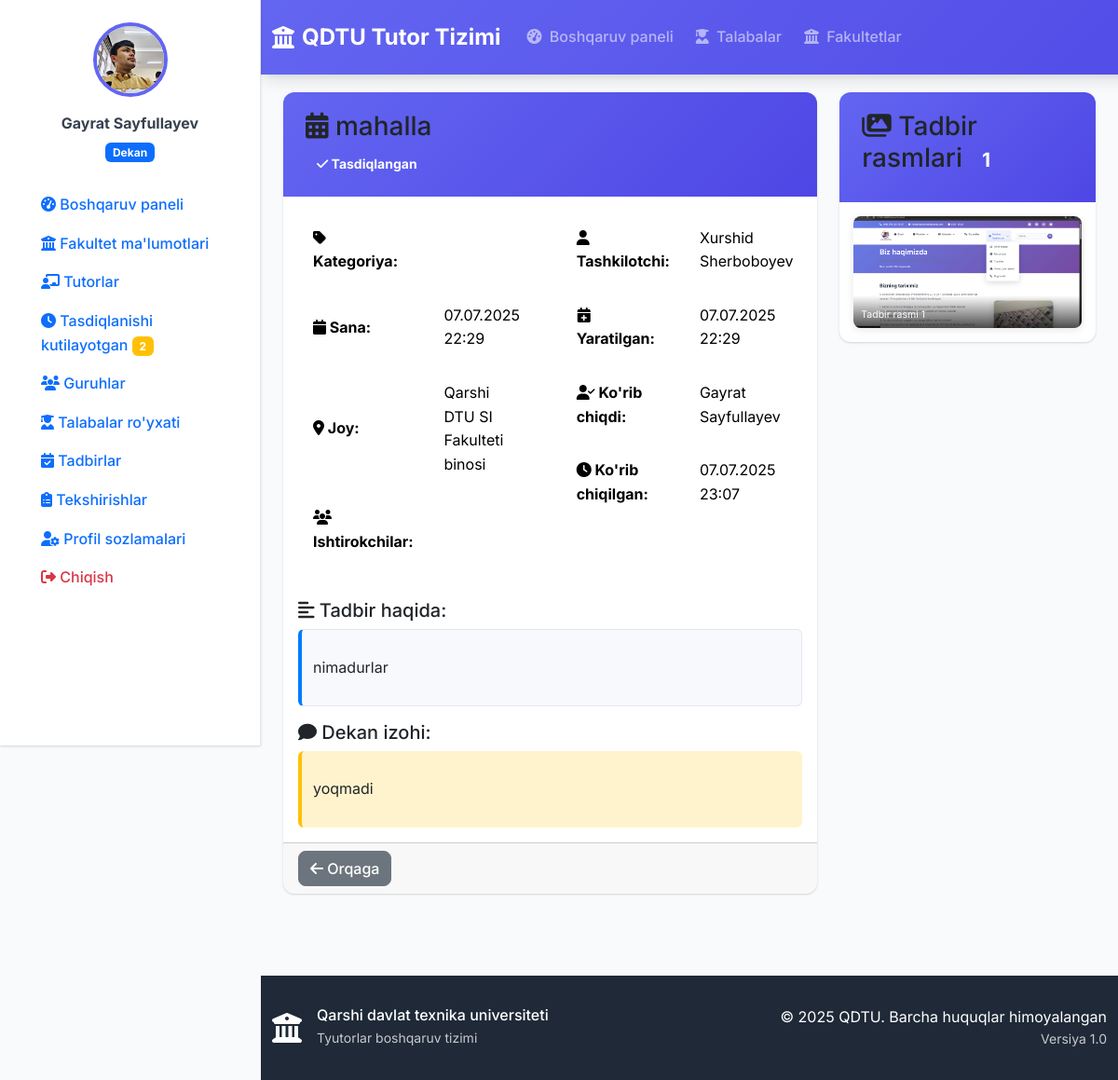
The page /events/1/ (signed in) on the database its author committed.
### accounts/models.py (models this page shows, shortened)
class User(AbstractUser):
    USER_TYPE_CHOICES = (
        ('rector', 'Rektor'),
        ('dean', 'Dekan'),
        ('tutor', 'Tutor'),
    )
    user_type = models.CharField(
        max_length=10,
        choices=USER_TYPE_CHOICES,
        verbose_name="Foydalanuvchi turi"
    )
    faculty = models.ForeignKey(
        'faculty.Faculty',
        on_delete=models.SET_NULL,
        null=True,
        blank=True,
        verbose_name="Fakultet"
    )
    profile_picture = models.ImageField(
        upload_to='profile_pics/',
        null=True,
        blank=True,
        verbose_name="Profil rasmi"
    )
    phone_number = models.CharField(
        max_length=20,
        blank=True,
        verbose_name="Telefon raqami"
    )
    class Meta:
        verbose_name = "Foydalanuvchi"
        verbose_name_plural = "Foydalanuvchilar"
    def is_rector(self):
        return self.user_type == 'rector'
    def is_dean(self):
        return self.user_type == 'dean'
    def is_tutor(self):
        return self.user_type == 'tutor'
    def get_full_name(self):
        return f"{self.first_name} {self.last_name}".strip() or self.username

### events/models.py (models this page shows, shortened)
class Event(models.Model):
    STATUS_CHOICES = (
        ('pending', 'Kutilmoqda'),
        ('approved', 'Tasdiqlangan'),
        ('rejected', 'Rad etilgan'),
    )
    CATEGORY_CHOICES = (
        ('educational', 'Ta\'limiy'),
        ('cultural', 'Madaniy'),
        ('sports', 'Sport'),
        ('social', 'Ijtimoiy'),
        ('other', 'Boshqa'),
    )
    title = models.CharField(max_length=200, verbose_name="Tadbir nomi")
    description = models.TextField(verbose_name="Tadbir haqida")
    category = models.CharField(max_length=20, choices=CATEGORY_CHOICES, verbose_name="Kategoriya")
    event_date = models.DateTimeField(verbose_name="Tadbir sanasi")
    location = models.CharField(max_length=200, verbose_name="O'tkazilgan joy")
    organizer = models.ForeignKey(
        User,
        on_delete=models.CASCADE,
        related_name='organized_events',
        verbose_name="Tashkilotchi (Tutor)"
    )
    participants_count = models.PositiveIntegerField(verbose_name="Ishtirokchilar soni")
    status = models.CharField(max_length=10, choices=STATUS_CHOICES, default='pending', verbose_name="Status")
    reviewed_by = models.ForeignKey(
        User,
        on_delete=models.SET_NULL,
        null=True,
        blank=True,
        related_name='reviewed_events',
        verbose_name="Ko'rib chiquvchi"
    )
    reviewed_at = models.DateTimeField(null=True, blank=True, verbose_name="Ko'rib chiqilgan sana")
    dean_comment = models.TextField(blank=True, verbose_name="Dekan izohi")
    created_at = models.DateTimeField(auto_now_add=True, verbose_name="Yaratilgan sana")
    updated_at = models.DateTimeField(auto_now=True, verbose_name="Yangilangan sana")
    class Meta:
        verbose_name = "Tadbir"
        verbose_name_plural = "Tadbirlar"
        ordering = ['-event_date']

class EventPhoto(models.Model):
    event = models.ForeignKey(
        Event,
        on_delete=models.CASCADE,
        related_name='photos',
        verbose_name="Tadbir"
    )
    photo = models.ImageField(upload_to='event_photos/', verbose_name="Rasm")
    caption = models.CharField(max_length=200, blank=True, verbose_name="Rasm izohi")
    uploaded_at = models.DateTimeField(auto_now_add=True, verbose_name="Yuklangan sana")
    class Meta:
        verbose_name = "Tadbir rasmi"
        verbose_name_plural = "Tadbir rasmlari"

### events/views.py (the view)
# urls.py: path('<int:event_id>/', views.event_detail, name='event_detail'),
@login_required
def event_detail(request, event_id):
    event = get_object_or_404(Event, id=event_id)
    if request.user.is_tutor():
        if event.organizer != request.user:
            messages.error(request, "Bu tadbirga kirish huquqingiz yo'q!")
            return redirect('events:event_list')
    elif request.user.is_dean():
        if event.organizer.faculty != request.user.faculty:
            messages.error(request, "Bu tadbirga kirish huquqingiz yo'q!")
            return redirect('events:dean_events')
    else:
        messages.error(request, "Bu sahifaga kirish huquqingiz yo'q!")
        return redirect('dashboard')
    context = {
        'event': event,
        'photos': event.photos.all()
    }
    return render(request, 'events/event_detail.html', context)

### templates/events/event_detail.html (shortened to what this page needs)
{% extends 'base.html' %}
{% load static %}
{% block content %}
<div class="container-fluid">
    <div class="row">
        <div class="col-md-8">
            <div class="card">
                <div class="card-header">
                    <h3 class="card-title">
                        <i class="fas fa-calendar-alt"></i>
                        {{ event.title }}
                    </h3>
                    <div class="card-tools">
                        {% if event.status == 'pending' %}
                            <span class="badge badge-warning badge-lg">
                                <i class="fas fa-clock"></i> Kutilmoqda
                            </span>
                        {% elif event.status == 'approved' %}
                            <span class="badge badge-success badge-lg">
                                <i class="fas fa-check"></i> Tasdiqlangan
                            </span>
                        {% elif event.status == 'rejected' %}
                            <span class="badge badge-danger badge-lg">
                                <i class="fas fa-times"></i> Rad etilgan
                            </span>
                        {% endif %}
                    </div>
                </div>
                <div class="card-body">
                    <div class="row">
                        <div class="col-md-6">
                            <table class="table table-borderless">
                                <tr>
                                    <td><strong><i class="fas fa-tag"></i> Kategoriya:</strong></td>
                                    <td>
                                        <span class="badge badge-info">{{ event.get_category_display }}</span>
                                    </td>
                                </tr>
                                <tr>
                                    <td><strong><i class="fas fa-calendar"></i> Sana:</strong></td>
                                    <td>{{ event.event_date|date:"d.m.Y H:i" }}</td>
                                </tr>
                                <tr>
                                    <td><strong><i class="fas fa-map-marker-alt"></i> Joy:</strong></td>
                                    <td>{{ event.location }}</td>
                                </tr>
                                <tr>
                                    <td><strong><i class="fas fa-users"></i> Ishtirokchilar:</strong></td>
                                    <td>
                                        <span class="badge badge-secondary">{{ event.participants_count }} kishi</span>
                                    </td>
                                </tr>
                            </table>
                        </div>
                        <div class="col-md-6">
                            <table class="table table-borderless">
                                <tr>
                                    <td><strong><i class="fas fa-user"></i> Tashkilotchi:</strong></td>
                                    <td>{{ event.organizer.get_full_name }}</td>
                                </tr>
                                <tr>
                                    <td><strong><i class="fas fa-calendar-plus"></i> Yaratilgan:</strong></td>
                                    <td>{{ event.created_at|date:"d.m.Y H:i" }}</td>
                                </tr>
                                {% if event.reviewed_by %}
                                <tr>
                                    <td><strong><i class="fas fa-user-check"></i> Ko'rib chiqdi:</strong></td>
                                    <td>{{ event.reviewed_by.get_full_name }}</td>
                                </tr>
                                <tr>
                                    <td><strong><i class="fas fa-clock"></i> Ko'rib chiqilgan:</strong></td>
                                    <td>{{ event.reviewed_at|date:"d.m.Y H:i" }}</td>
                                </tr>
                                {% endif %}
                            </table>
                        </div>
                    </div>
                    <div class="row mt-3">
                        <div class="col-12">
                            <h5><i class="fas fa-align-left"></i> Tadbir haqida:</h5>
                            <div class="event-description">
                                <p>{{ event.description|linebreaks }}</p>
                            </div>
                        </div>
                    </div>
                    {% if event.dean_comment %}
                    <div class="row mt-3">
                        <div class="col-12">
                            <h5><i class="fas fa-comment"></i> Dekan izohi:</h5>
                            <div class="dean-comment">
                                <p>{{ event.dean_comment|linebreaks }}</p>
                            </div>
                        </div>
                    </div>
                    {% endif %}
                </div>
                <div class="card-footer">
                    {% if user.is_tutor %}
                        <a href="{% url 'event_list' %}" class="btn btn-secondary">
                            <i class="fas fa-arrow-left"></i> Orqaga
                        </a>
                    {% elif user.is_dean %}
                        <a href="{% url 'dean_events' %}" class="btn btn-secondary">
                            <i class="fas fa-arrow-left"></i> Orqaga
                        </a>
                    {% endif %}
                </div>
            </div>
        </div>
        <div class="col-md-4">
            <div class="card">
                <div class="card-header">
                    <h3 class="card-title">
                        <i class="fas fa-images"></i>
                        Tadbir rasmlari
                        <span class="badge badge-primary">{{ photos.count }}</span>
                    </h3>
                </div>
                <div class="card-body p-0">
                    {% if photos %}
                    <div class="photos-grid">
                        {% for photo in photos %}
                        <div class="photo-item">
                            <img src="{{ photo.photo.url }}" alt="Tadbir rasmi"
                                 class="photo-thumbnail"
                                 onclick="showImageModal('{{ photo.photo.url }}', '{{ photo.caption }}')">
                            {% if photo.caption %}
                            <div class="photo-caption">
                                <small>{{ photo.caption|truncatechars:50 }}</small>
                            </div>
                            {% endif %}
                        </div>
                        {% endfor %}
                    </div>
                    {% else %}
                    <div class="text-center p-4">
                        <i class="fas fa-image fa-3x text-muted mb-3"></i>
                        <p class="text-muted">Bu tadbirda rasmlar yo'q</p>
                    </div>
                    {% endif %}
                </div>
            </div>
        </div>
    </div>
</div>
{% endblock %}

### templates/sidebar.html (shortened to what this page needs)
{% load static %}
<div class="sidebar" id="sidebar">
    <div class="sidebar-content">
        <div class="user-info text-center mb-4">
            {% if user.profile_picture %}
                <img src="{{ user.profile_picture.url }}" class="profile-image mb-3">
            {% else %}
                <div class="profile-initials mb-3">
                    {{ user.first_name|first|upper }}{{ user.last_name|first|upper }}
                </div>
            {% endif %}
            <div class="user-details">
                <div class="mb-1 fw-bold">{{ user.get_full_name }}</div>
                <div class="badge bg-primary">
                    {% if user.is_rector %}
                        Prorektor
                    {% elif user.is_dean %}
                        Dekan
                    {% elif user.is_tutor %}
                        Tutor
                    {% endif %}
                </div>
            </div>
        </div>
        <nav class="sidebar-nav">
            <ul class="nav flex-column">
                <li class="nav-item">
                    <a class="nav-link " href="{% url 'dashboard' %}">
                        <i class="fas fa-tachometer-alt"></i>
                        <span>Boshqaruv paneli</span>
                    </a>
                </li>
                {% if user.is_dean %}
                    <li class="nav-item">
                        <a class="nav-link {% if request.resolver_match.url_name == 'faculty_info' %}active{% endif %}" href="#" onclick="showFacultyInfo()">
                            <i class="fas fa-university"></i>
                            <span>Fakultet ma'lumotlari</span>
                        </a>
                    </li>
                    <li class="nav-item">
                        <a class="nav-link {% if request.resolver_match.url_name == 'tutor_list' %}active{% endif %}" href="{% url 'tutor_list' %}">
                            <i class="fas fa-chalkboard-teacher"></i>
                            <span>Tutorlar</span>
                        </a>
                    </li>
                    <li class="nav-item">
                        <a class="nav-link {% if request.resolver_match.url_name == 'pending_inspections' %}active{% endif %}" href="{% url 'pending_inspections' %}">
                            <i class="fas fa-clock"></i>
                            <span>Tasdiqlanishi kutilayotgan</span>
                            {% with pending_count=user.faculty.groups.all|length %}
                                {% if pending_count > 0 %}
                                    <span class="badge bg-warning ms-auto">{{ pending_count }}</span>
                                {% endif %}
                            {% endwith %}
                        </a>
                    </li>
                    <li class="nav-item">
                        <a class="nav-link {% if request.resolver_match.url_name == 'group_list' %}active{% endif %}" href="{% url 'group_list' %}">
                            <i class="fas fa-users"></i>
                            <span>Guruhlar</span>
                        </a>
                    </li>
                    <li class="nav-item">
                        <a class="nav-link {% if request.resolver_match.url_name == 'student_list' %}active{% endif %}" href="{% url 'student_list' %}">
                            <i class="fas fa-user-graduate"></i>
                            <span>Talabalar ro'yxati</span>
                        </a>
                    </li>
                    <li class="nav-item">
                        <a class="nav-link" href="{% url 'dean_events' %}">
                            <i class="fas fa-calendar-check"></i>
                            <span>Tadbirlar</span>
                        </a>
                    </li>
                {% endif %}
                <li class="nav-item">
                    <a class="nav-link {% if request.resolver_match.url_name == 'inspection_list' %}active{% endif %}" href="{% url 'inspection_list' %}">
                        <i class="fas fa-clipboard-list"></i>
                        <span>Tekshirishlar</span>
                    </a>
                </li>
                <li class="nav-item mt-auto">
                    <a class="nav-link {% if request.resolver_match.url_name == 'profile' %}active{% endif %}" href="{% url 'profile' %}">
                        <i class="fas fa-user-cog"></i>
                        <span>Profil sozlamalari</span>
                    </a>
                </li>
                <li class="nav-item">
                    <a class="nav-link text-danger" href="{% url 'logout' %}">
                        <i class="fas fa-sign-out-alt"></i>
                        <span>Chiqish</span>
                    </a>
                </li>
            </ul>
        </nav>
    </div>
</div>

### rows shown on the page
User: profile_picture (picture), get_full_name "Gayrat Sayfullayev"
Event: title "mahalla", event_date "07.07.2025 22:29", location "Qarshi DTU SI Fakulteti binosi", organizer.get_full_name "Xurshid Sherboboyev", created_at "07.07.2025 22:29", reviewed_by.get_full_name "Gayrat Sayfullayev", reviewed_at "07.07.2025 23:07", description "nimadurlar", dean_comment "yoqmadi", count "1"
EventPhoto: photo (picture), caption "Tadbir rasmi 1"

### other values the page prints
{{ pending_count }} "2"
